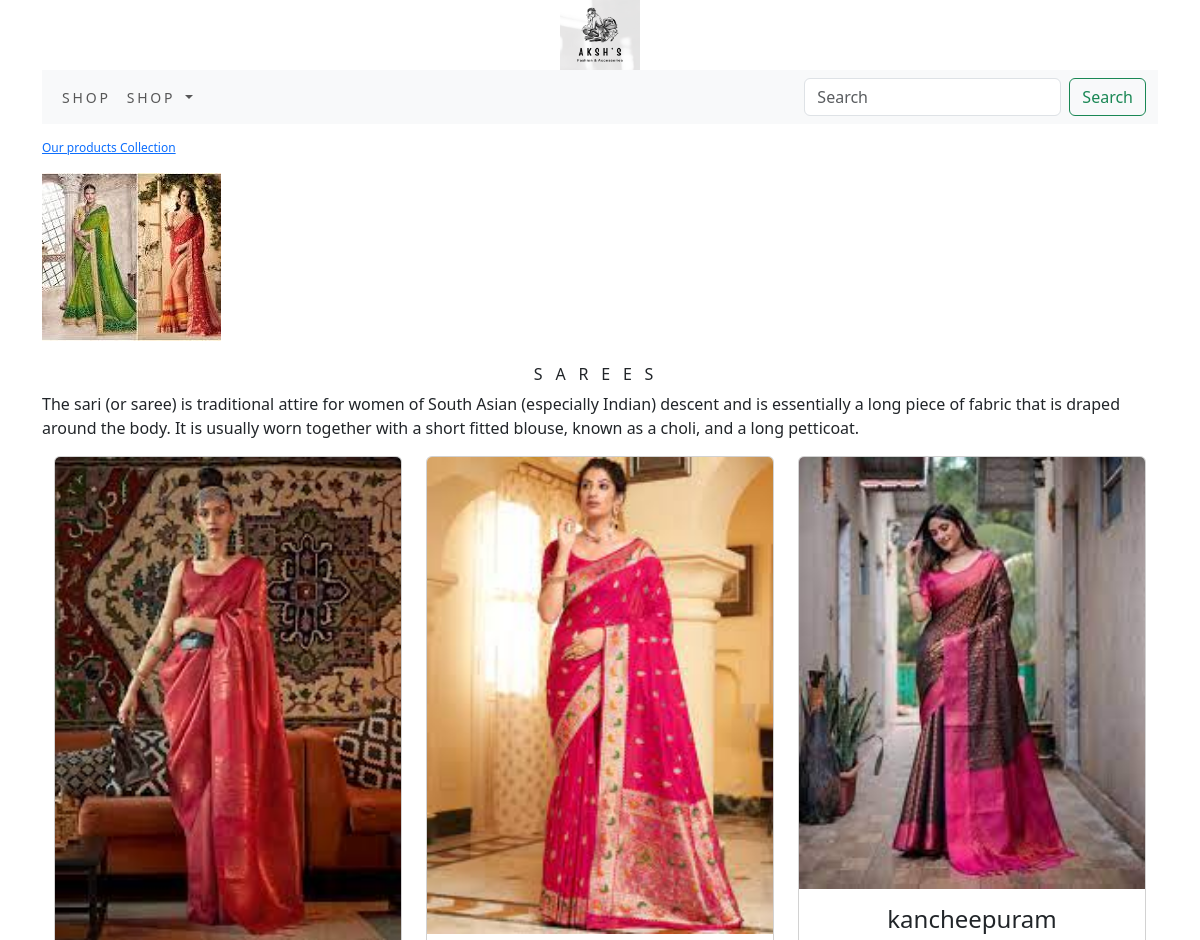
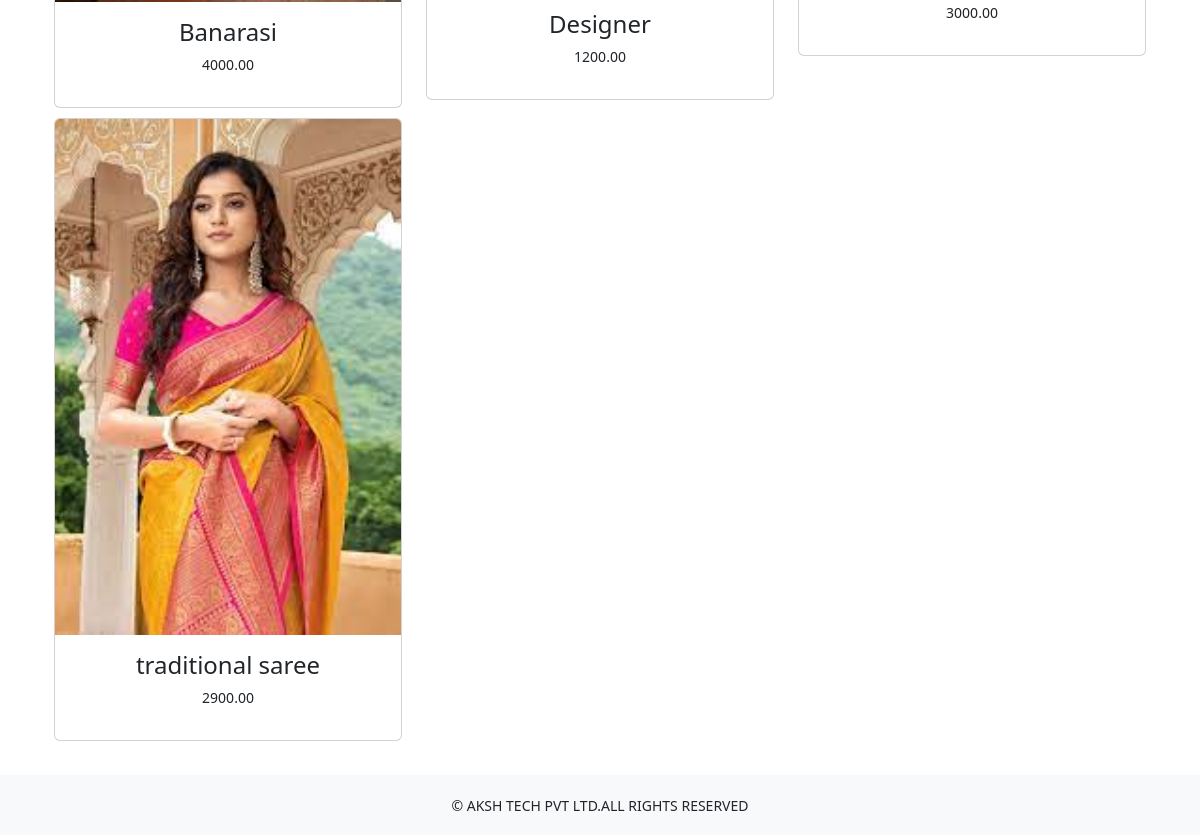
Screenshot of /shop/sarees/ with the database file from the repository (2 pictures, top to bottom).
### shop/models.py (models this page shows, shortened)
class Category(models.Model):
    name=models.CharField(max_length=250,unique=True)
    slug=models.SlugField(max_length=250,unique=True)
    description=models.TextField(blank=True)
    image=models.ImageField(upload_to='category',blank=True)
    class Meta:
        ordering=('name',)
        verbose_name='category'
        verbose_name_plural='categories'
    def get_url(self):
        return reverse('shop:products_by_category',args=[self.slug])

class Product(models.Model):
    name=models.CharField(max_length=250,unique=True)
    slug=models.SlugField(max_length=250,unique=True)
    description=models.TextField(blank=True)
    price=models.DecimalField(max_digits=10,decimal_places=2)
    category=models.ForeignKey(Category,on_delete=models.CASCADE)
    image=models.ImageField(upload_to='product',blank=True)
    stock=models.IntegerField()
    available=models.BooleanField(default=True)
    created=models.DateTimeField(auto_now=True)
    updated=models.DateTimeField(auto_now=True)
    def get_url(self):
        return reverse('shop:prodCatDetail',args=[self.category.slug,self.slug])
    class Meta:
            ordering=('name',)
            verbose_name='product'
            verbose_name_plural='products'

### shop/views.py (the view)
# urls.py: path('', views.allProdCat,name='allProdCat'),
def allProdCat(request,c_slug=None):
    c_page=None
    products_list=None
    if c_slug!=None:
        c_page=get_object_or_404(Category,slug=c_slug)
        products_list=Product.objects.all().filter(category=c_page,available=True)
    else:
        products_list=Product.objects.all().filter(available=True)
    paginator=Paginator(products_list,6)
    try:
         page=int(request.GET.get('page',1))
    except:
         page=1
    try:
        products=paginator.page(page)
    except (EmptyPage,InvalidPage):
        products=paginator.page(paginator.num_pages)
    return render(request,"category.html",{'category':c_page,'products':products})

### cart/context_processors.py (called while the page is built)
def counter(request):
    item_count=0
    if 'admin' in request.path:
        return {}
    else:
        try:
            cart=Cart.objects.filter(cart_id=_cart_id(request))
            car_items=CartItem.objects.all().filter(cart=cart[:1])
            for cart_item in car_items:
                item_count += cart_item.quantity
        except Cart.DoesNotExist:
            item_count =0
    return dict(item_count=item_count)

### cart/views.py (called while the page is built)
def _cart_id(request):
    cart=request.session.session_key
    if not cart:
        cart=request.session.create()
    return cart

### shop/context_processors.py (called while the page is built)
def menu_links(request):
    links=Category.objects.all()
    return dict(links=links)

### templates/category.html (shortened to what this page needs)
{% extends 'base.html' %}
{% load static %}
{% block content %}
    {% if category %}
           <div>
                <div class="row my_row_class">
                    <div class="mx_auto">
                         <p><a href="{% url 'shop:allProdCat' %}">Our products Collection</a></p>
            </div>
                    </div>
         </div>
    {% endif %}
       <div class="mx_auto">
           {% if category %}
                       <img class="my_image" src="{{category.image.url}}" alt="{{category.name}}">
       </div>
            <br>
       <div>
               <h1 class="text-center my_title">{{category.name}}</h1>
               <p class="text-justify">{{category.description}}</p>
          </div>
          {% endif %}
                <div class="container">
                     <div class="row mx_auto">
                          {% for product in products.object_list %}
                                           <div class="my_bottom_margin col-9 col-sm-12 col-md-4 col-lg-4">
                                                  <div class="card text-center" style="min-width:18rem;">
                                                          <a href="{{product.get_url}}"><img class="card-img-top my_image" src="{{product.image.url}}" alt="{{product.name}}"></a>
                                                                    <div class="card-body">
                                                                          <h4>{{product.name}}</h4>
                                                                           <p>{{product.price}}</p>
                                                                  </div>
                                                  </div>
                                           </div>
                           {% endfor %}
                    </div>
                    <br>
                </div>
{% endblock %}

### static/css/custom.css (style rules this page uses)
body { font-family: 'Protest Riot', sans-serif; }
.my_row_class { padding-top :15px; }
.my_row_class .mx_auto { color :#000; font-size :12px; }
.my_image { width :100% height :auto; }
.my_title { font-size:16px; text-transform :uppercase; letter-spacing :.8em; }
.my_bottom_margin { margin-bottom:10px; }
.card-body { font-size:14px; text-transform:uppercase letter-spacing:.2em; }

### rows the page displays
Category: image (picture), name "SAREES", description "The sari (or saree) is traditional attire for women of South Asian (especially Indian) descent and is essentially a long piece of fabric that is draped around the body. It is usually worn together with a short fitted blouse, known as a choli, and a long petticoat."
Product: image (picture), name "Banarasi", price "4000.00"
Product: image (picture), name "Designer", price "1200.00"
Product: image (picture), name "kancheepuram", price "3000.00"
Product: image (picture), name "traditional saree", price "2900.00"
